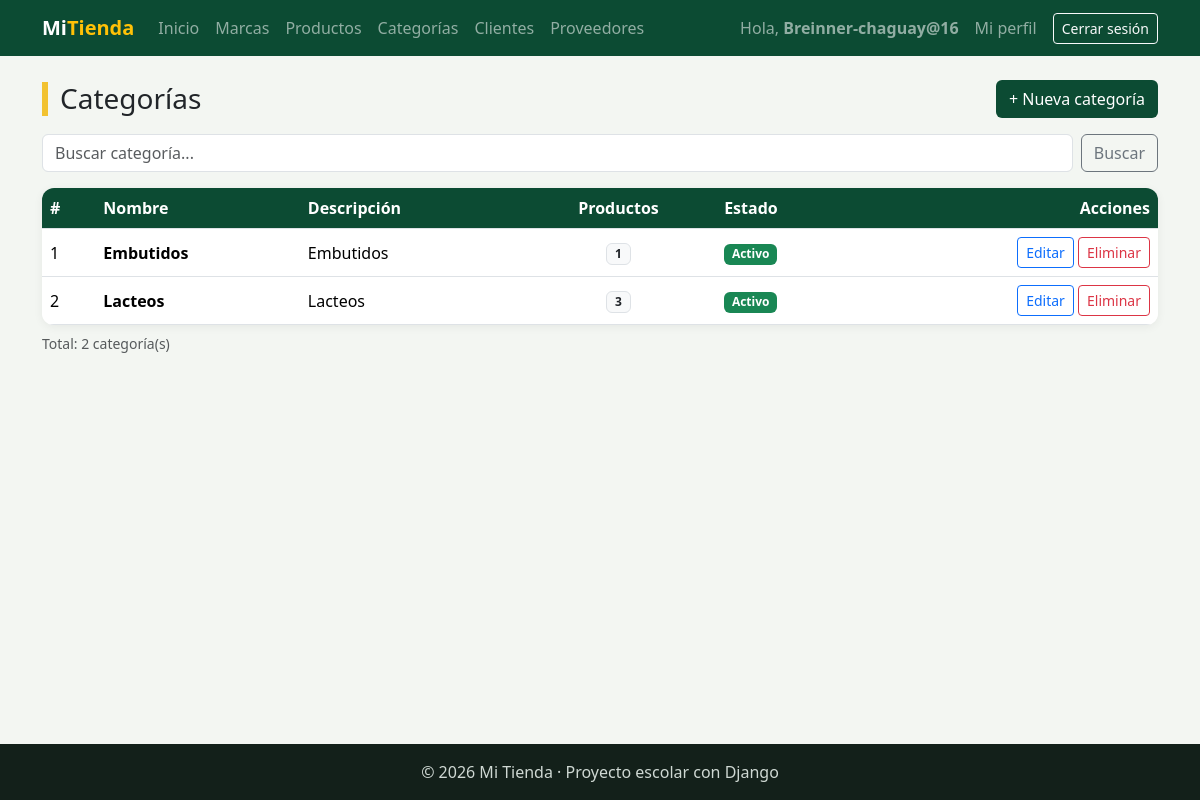
The app's page /facturacion/categorias/ (signed in) with its own data.
### facturacion/models.py (models this page shows, shortened)
class ModeloBase(models.Model):
    user = models.ForeignKey(                    # 1:N con User: un usuario registra muchos registros
        User,
        on_delete=models.SET_NULL,               # Si borran al usuario, el registro se queda con user vacío
        null=True,                               # SET_NULL necesita que la columna acepte NULL
        blank=True,
        editable=False,                          # No aparece en formularios: lo llena la VISTA, no la persona
        related_name="%(class)s_registrados",    # %(class)s = nombre del modelo → user.producto_registrados
        verbose_name="Registrado por",
    )
    fecha_creacion = models.DateTimeField("Fecha de creación", auto_now_add=True)   # Se llena sola al CREAR
    fecha_modificacion = models.DateTimeField("Última modificación", auto_now=True) # Se actualiza sola en CADA save()
    class Meta:
        abstract = True                          # ← LA CLAVE: modelo "molde", sin tabla propia

class Categoria(ModeloBase):                     # Hereda de ModeloBase (y este de models.Model)
    nombre = models.CharField(max_length=60, unique=True)
    descripcion = models.TextField("Descripción", blank=True)
    activo = models.BooleanField(default=True)
    class Meta:
        verbose_name = "Categoría"
        verbose_name_plural = "Categorías"
        ordering = ["nombre"]

### facturacion/views.py (the view)
# urls.py: path("categorias/", views.CategoriaListView.as_view(), name="categoria_lista"),
class CategoriaListView(LoginRequiredMixin, ListView):    # LISTAR · solo GET
    model = Categoria
    template_name = "facturacion/categoria_lista.html"
    context_object_name = "categorias"                     # en el HTML: {% for categoria in categorias %}
    extra_context = {"titulo": "Categorías"}
    def get_queryset(self):                                # ¿QUÉ registros se muestran?
        categorias = super().get_queryset()
        categorias = categorias.prefetch_related("productos")   # N:M: trae los productos en UNA consulta extra
        q = self.request.GET.get("q", "")                  # buscador: ?q=lac
        if q:
            categorias = categorias.filter(nombre__icontains=q)
        return categorias
    def get_context_data(self, **kwargs):                  # + lo buscado, para que el buscador no se borre
        contexto = super().get_context_data(**kwargs)
        contexto["q"] = self.request.GET.get("q", "")
        return contexto

### facturacion/templates/facturacion/categoria_lista.html (shortened to what this page needs)
{% extends "base.html" %}
{% block contenido %}
<div class="d-flex justify-content-between align-items-center flex-wrap gap-2 mb-3">
    <h1 class="h3 titulo-pagina m-0">{{ titulo }}</h1>
    <a href="{% url 'facturacion:categoria_crear' %}" class="btn btn-verde">+ Nueva categoría</a>
</div>
<form method="get" class="d-flex gap-2 mb-3">
    <input type="text" name="q" value="{{ q }}" class="form-control" placeholder="Buscar categoría...">
    <button type="submit" class="btn btn-outline-secondary">Buscar</button>
</form>
<div class="tarjeta p-0 table-responsive">
    <table class="table table-hover align-middle m-0">
        <thead>
            <tr><th>#</th><th>Nombre</th><th>Descripción</th><th class="text-center">Productos</th><th>Estado</th><th class="text-end">Acciones</th></tr>
        </thead>
        <tbody>
            {% for categoria in categorias %}
            <tr>
                <td>{{ forloop.counter }}</td>
                <td class="fw-semibold">{{ categoria.nombre }}</td>
                <td>{{ categoria.descripcion|default:"—"|truncatechars:50 }}</td>
                <td class="text-center"><span class="badge bg-light text-dark border">{{ categoria.productos.count }}</span></td>
                <td>
                    {% if categoria.activo %}<span class="badge bg-success">Activo</span>
                    {% else %}<span class="badge bg-secondary">Inactivo</span>{% endif %}
                </td>
                <td class="text-end text-nowrap">
                    <a href="{% url 'facturacion:categoria_editar' categoria.pk %}" class="btn btn-sm btn-outline-primary">Editar</a>
                    <a href="{% url 'facturacion:categoria_eliminar' categoria.pk %}" class="btn btn-sm btn-outline-danger">Eliminar</a>
                </td>
            </tr>
            {% empty %}
            <tr><td colspan="6" class="text-center text-muted py-4">No hay categorías registradas.</td></tr>
            {% endfor %}
        </tbody>
    </table>
</div>
<p class="text-muted small mt-2">Total: {{ categorias|length }} categoría(s)</p>
{% endblock %}

### templates/base.html (shortened to what this page needs)
{% load static %}
<!DOCTYPE html>
<html lang="es">
<head>
    <link href="https://cdn.jsdelivr.net/npm/bootstrap@5.3.3/dist/css/bootstrap.min.css" rel="stylesheet">
    <link rel="stylesheet" href="{% static 'css/estilos.css' %}">
</head>
<body>
    <nav class="navbar navbar-expand-lg navbar-dark barra">
        <div class="container">
            <a class="navbar-brand fw-bold" href="{% url 'home' %}">Mi<span class="text-warning">Tienda</span></a>
            <div class="collapse navbar-collapse" id="menu">
                <ul class="navbar-nav me-auto">
                    <li class="nav-item"><a class="nav-link" href="{% url 'home' %}">Inicio</a></li>
                    {% if user.is_authenticated %}
                        <li class="nav-item"><a class="nav-link" href="{% url 'facturacion:marca_lista' %}">Marcas</a></li>
                        <li class="nav-item"><a class="nav-link" href="{% url 'facturacion:producto_lista' %}">Productos</a></li>
                        <li class="nav-item"><a class="nav-link" href="{% url 'facturacion:categoria_lista' %}">Categorías</a></li>
                        <li class="nav-item"><a class="nav-link" href="{% url 'facturacion:cliente_lista' %}">Clientes</a></li>
                        <li class="nav-item"><a class="nav-link" href="{% url 'facturacion:proveedor_lista' %}">Proveedores</a></li>
                    {% endif %}
                </ul>
                <ul class="navbar-nav align-items-lg-center gap-2">
                    {% if user.is_authenticated %}
                        <li class="nav-item navbar-text">Hola, <b>{{ user.username }}</b></li>
                        <li class="nav-item"><a class="nav-link" href="{% url 'facturacion:mi_perfil' %}">Mi perfil</a></li>
                        <li class="nav-item">
                            <form method="post" action="{% url 'logout' %}" class="m-0">
                                <button type="submit" class="btn btn-sm btn-outline-light">Cerrar sesión</button>
                            </form>
                        </li>
                    {% else %}
                        <li class="nav-item"><a class="nav-link" href="{% url 'login' %}">Ingresar</a></li>
                        <li class="nav-item"><a class="btn btn-sm btn-warning" href="{% url 'registro' %}">Crear cuenta</a></li>
                    {% endif %}
                </ul>
            </div>
        </div>
    </nav>
    <main class="container py-4">
        {% block contenido %}{% endblock %}
    </main>
    <footer class="pie text-center py-3">© 2026 Mi Tienda · Proyecto escolar con Django</footer>
</body>
</html>

### static/css/estilos.css (style rules this page uses)
:root { --verde: #0c4b33; --verde-claro: #2f9e6e; --amarillo: #f2c230; }
body { background-color: #f3f6f2; min-height: 100vh; display: flex; flex-direction: column; }
main { flex: 1; }
.barra { background-color: var(--verde); }
.titulo-pagina { border-left: 6px solid var(--amarillo); padding-left: 12px; }
.tarjeta { background: white; border-radius: 12px; padding: 24px; box-shadow: 0 2px 10px rgba(0,0,0,.06); }
.table thead th { background-color: var(--verde); color: white; }
.btn-verde { background-color: var(--verde); color: white; }
.pie { background-color: #13201a; color: #cfd8d3; }

### records on screen
Categoria: nombre "Embutidos", descripcion "Embutidos", productos.count "1", activo "Activo"
Categoria: nombre "Lacteos", descripcion "Lacteos", productos.count "3", activo "Activo"

### other values on screen
{{ user.username }} "Breinner-chaguay@16"
{{ titulo }} "Categorías"
{{ categorias|length }} "2"
